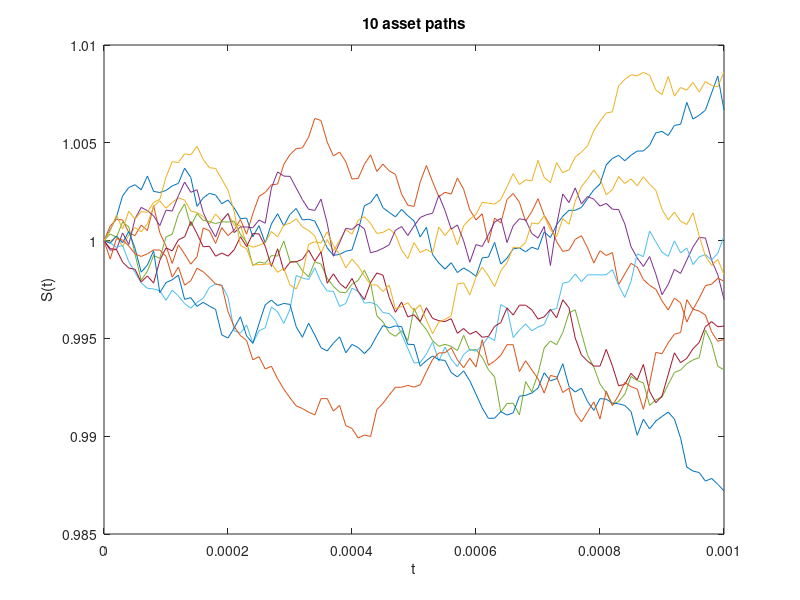

MATLAB code to generate this figure:

% Plot discrete sample paths
% test timescale invariance


clear all;
close all;
clc;

seed = rng;
%%%%%%%%% Problem parameters 
%%%%%%%%%%% 
S = 1; 
mu = 0.05; 
sigma = 0.2; 
L = 1e2; 
T = 1e-3; 
dt = T/L; 
M = 1e1; 
%%%%%%%%%%%%%%%%%%%%%%%%%%%%%%%%
tvals = [0:dt:T];

% Hint: cumprod, cumulative product

Svals = S*cumprod(exp((mu-0.5*sigma^2)*dt + sigma*sqrt(dt)*randn(M,L)),2); 
Svals = [S*ones(M,1) Svals]; 
% add initial asset price
figure;
plot(tvals,Svals);
title([num2str(M) ' asset paths']);
xlabel('t'), ylabel('S(t)')
